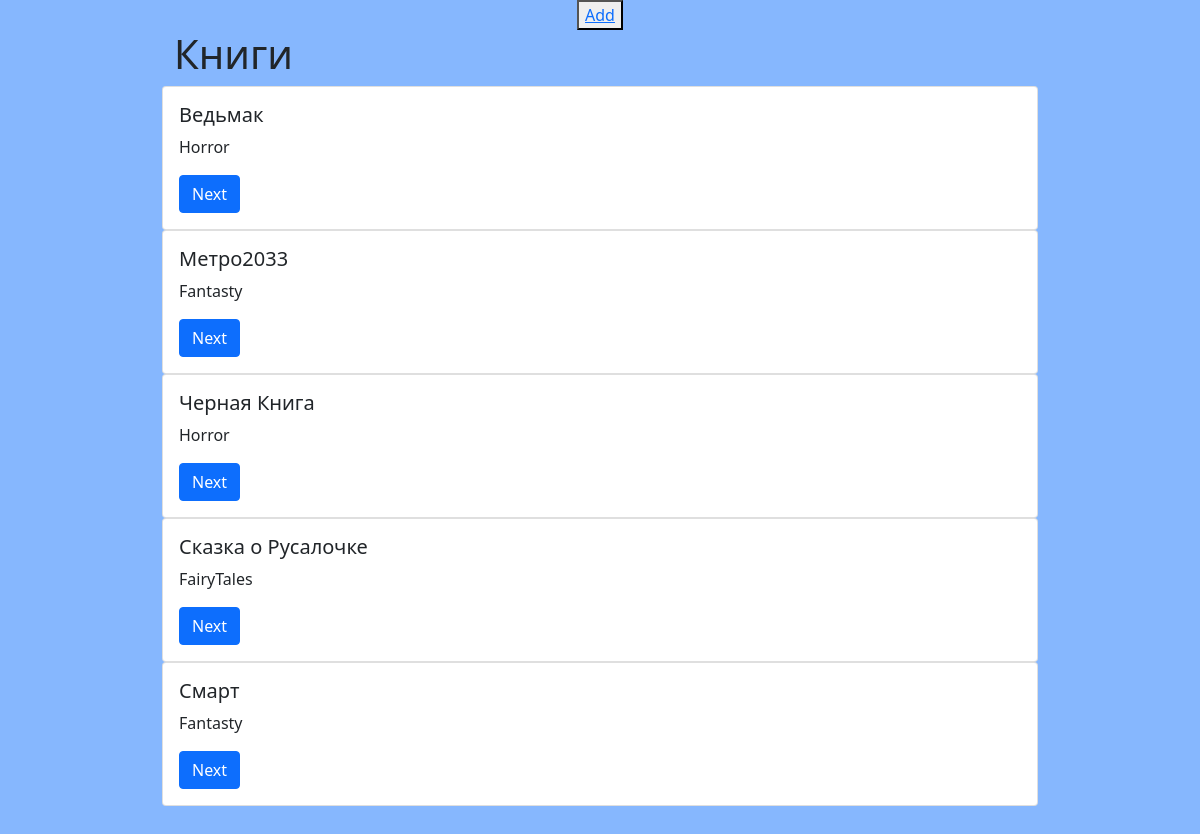
Before: /books_lib/ with the older database file.
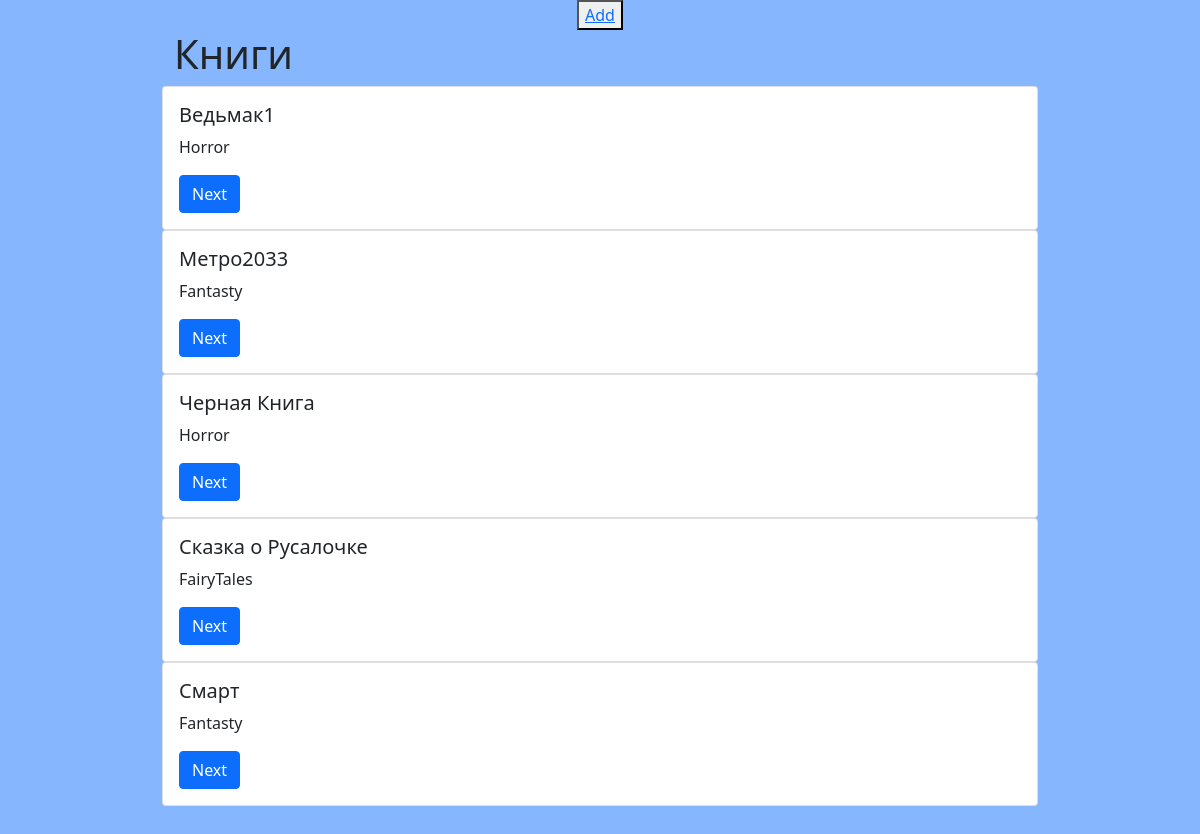
After: the same page with the newer database file.
### library/models.py (models this page shows, shortened)
class BookCategory(models.Model):
    GENRE_CHOISE = (
        ('Detective', 'Detective'),
        ('Fantasty', 'Fantasty'),
        ('Horror', 'Horror'),
        ('Dramma', 'Dramma'),
        ('FairyTales', 'FairyTales')
    )
    title = models.CharField(max_length=100)
    descrip = models.TextField()
    image = models.ImageField(upload_to='')
    tom = models.IntegerField()
    genre = models.CharField(choices=GENRE_CHOISE, max_length=100)
    date_write = models.DateField(auto_now_add=True)

### library/views.py (the view)
# urls.py: path('books_lib/', views.BooksListView.as_view(), name ='book_lib_all'),
class BooksListView(generic.ListView):
    template_name = 'category_book.html'
    queryset = models.BookCategory.objects.all()
    def get_queryset(self):
        return models.BookCategory.objects.all()

### templates/category_book.html (shortened to what this page needs)
<!DOCTYPE html>
{% load static %}
<html lang="en">
<head>
    <link rel="stylesheet" href="{% static 'css/bootstrap.css/' %}" />
</head>
<body>
<center><button type="button"><a href="/add-books/">Add</a></button></center>
<div class="container c_v">
    <h1 class="container">Книги</h1>
        {% for i in object_list %}
            <div class="card">
  <div class="card-body">
    <h5 class="card-title">{{ i.title }}</h5>
    <p class="card-text">{{ i.genre }}</p>
    <a href="/book_lib/{{ i.id }}/" class="btn btn-primary">Next</a>
  </div>
</div>
        {% endfor %}
</div>
</body>
</html>

Changed rows visible on the page:
changed BookCategory: title "Ведьмак" → "Ведьмак1"
